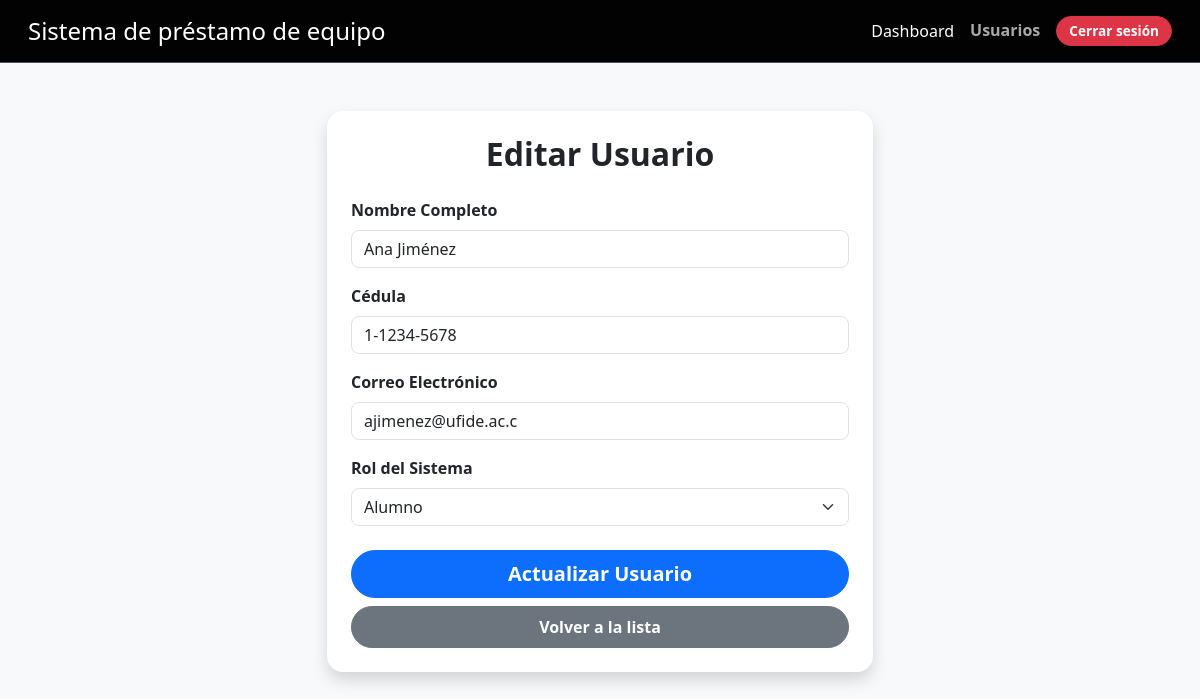
The app's page /index.php?action=editar_usuario&id=1 (signed in), older data.
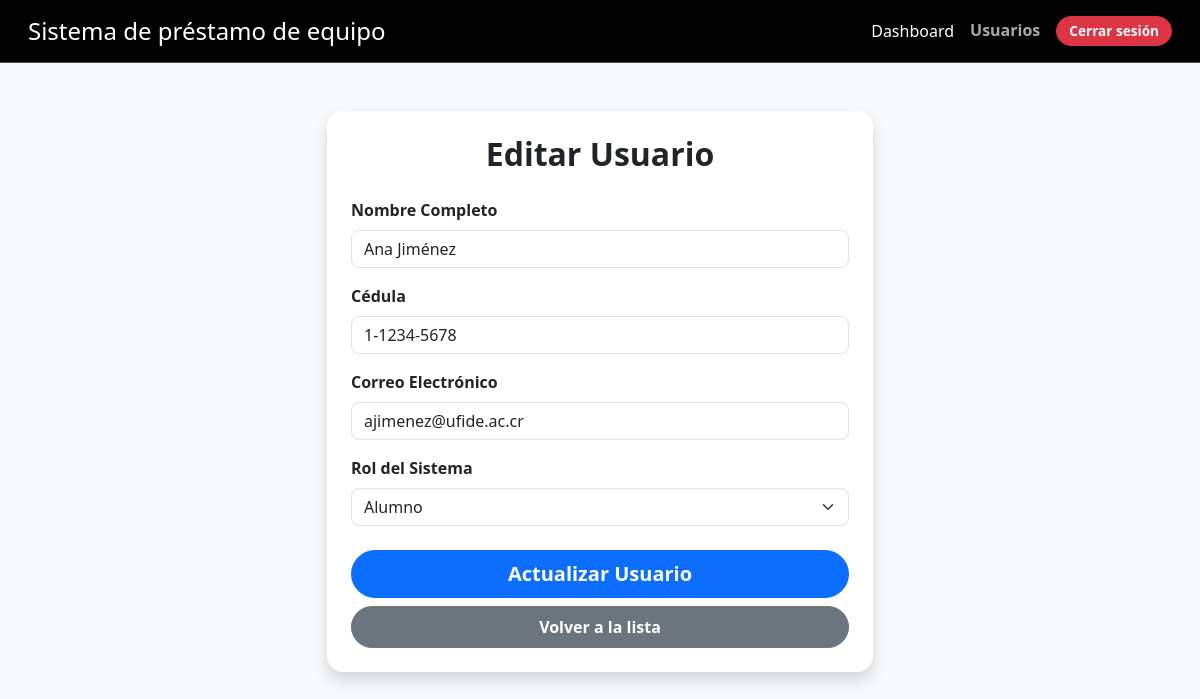
The same page, newer data.
### tables this page shows
CREATE TABLE Usuarios (
    id_usuarios  INT          NOT NULL AUTO_INCREMENT,
    nombre       VARCHAR(50)  NOT NULL,
    cedula       VARCHAR(20)  NOT NULL UNIQUE,
    email        VARCHAR(50)  NOT NULL UNIQUE,
    telefono     VARCHAR(50),
    tipo_usuario VARCHAR(20)  NOT NULL,  
    estado       VARCHAR(50)  NOT NULL DEFAULT 'activo',
    PRIMARY KEY (id_usuarios)
);

### config/database.php (called while the page is built, shortened)
<?php
class Database {
    private $host = "db";
    private $db   = "prestamos_db";
    private $user = "appuser";
    private $pass = "apppass";
    public function connect() {
        $conn = new mysqli($this->host, $this->user, $this->pass, $this->db);
        return $conn;
    }
}

### models/Usuario.php (called while the page is built, shortened)
<?php
require_once __DIR__ . '/../config/database.php';
class Usuario
{
    private $db;
    public function __construct()
    {
        $database = new Database();
        $this->db = $database->connect();
    }
    public function obtenerPorId($id)
    {
        $stmt = $this->db->prepare("SELECT * FROM Usuarios WHERE id_usuarios = ?");
        $stmt->bind_param("i", $id);
        $stmt->execute();
        return $stmt->get_result()->fetch_assoc();
    }
}

### views/registrar_usuario.php (the view, shortened to what this page needs)
<?php
$esEdicion = isset($usuario);
$titulo = $esEdicion ? "Editar Usuario" : "Registro de Usuarios";
$actionUrl = $esEdicion ? "index.php?action=actualizar_usuario" : "index.php?action=guardar_usuario";
?>
<!DOCTYPE html>
<html lang="es">
<head>
    <link href="https://cdn.jsdelivr.net/npm/bootstrap@5.3.2/dist/css/bootstrap.min.css" rel="stylesheet">
    <link href="https://cdn.jsdelivr.net/npm/bootstrap-icons@1.11.3/font/bootstrap-icons.css" rel="stylesheet">
    <link rel="stylesheet" href="public/css/styles.css">
</head>
<body>
<header>
    <nav class="navbar bg-dark border-bottom border-body p-3" data-bs-theme="dark">
        <div class="container-fluid d-flex justify-content-between align-items-center">
            <h1 class="h4 text-white m-0">Sistema de préstamo de equipo</h1>
            <ul class="d-flex align-items-center list-unstyled m-0 gap-3">
                <li><a href="index.php?action=dashboard" class="nav-link text-white">Dashboard</a></li>
                <li><a href="index.php?action=usuarios" class="nav-link text-white active fw-bold">Usuarios</a></li>
                <li><a href="index.php?action=logout" class="btn btn-danger btn-sm">Cerrar sesión</a></li>
            </ul>
        </div>
    </nav>
</header>
<main class="container mt-5">
    <div class="row justify-content-center">
        <div class="col-md-6">
            <div class="card shadow">
                <div class="card-body p-4">
                    <h1 class="text-center mb-4 h2 fw-bold"><?= $titulo ?></h1>
                    <form method="POST" action="<?= $actionUrl ?>">
                        <div class="mb-3">
                            <label class="form-label fw-semibold">Nombre Completo</label>
                            <input type="text" class="form-control" name="nombre" value="<?= $esEdicion ? htmlspecialchars($usuario['nombre']) : '' ?>" required>
                        </div>
                        <div class="mb-3">
                            <label class="form-label fw-semibold">Cédula</label>
                            <input type="text" class="form-control" name="cedula" value="<?= $esEdicion ? htmlspecialchars($usuario['cedula']) : '' ?>" required>
                        </div>
                        <div class="mb-3">
                            <label class="form-label fw-semibold">Correo Electrónico</label>
                            <input type="email" class="form-control" name="correo" value="<?= $esEdicion ? htmlspecialchars($usuario['email']) : '' ?>" required>
                        </div>
                        <div class="mb-3">
                            <label class="form-label fw-semibold">Rol del Sistema</label>
                            <select class="form-select" name="rol" required>
                                <option value="alumno" <?= ($esEdicion && $usuario['tipo_usuario'] == 'alumno') ? 'selected' : '' ?>>Alumno</option>
                            </select>
                        </div>
                        <div class="d-grid mt-4">
                            <button type="submit" class="btn btn-primary btn-lg"><?= $esEdicion ? 'Actualizar Usuario' : 'Registrar Usuario' ?></button>
                            <a href="index.php?action=usuarios" class="btn btn-secondary mt-2">Volver a la lista</a>
                        </div>
                    </form>
                </div>
            </div>
        </div>
    </div>
</main>
</body>
</html>

Row changes from the older to the newer data that the page shows:
changed usuarios "Ana Jiménez": correo "ajimenez@ufide.ac.c" → "ajimenez@ufide.ac.cr"
